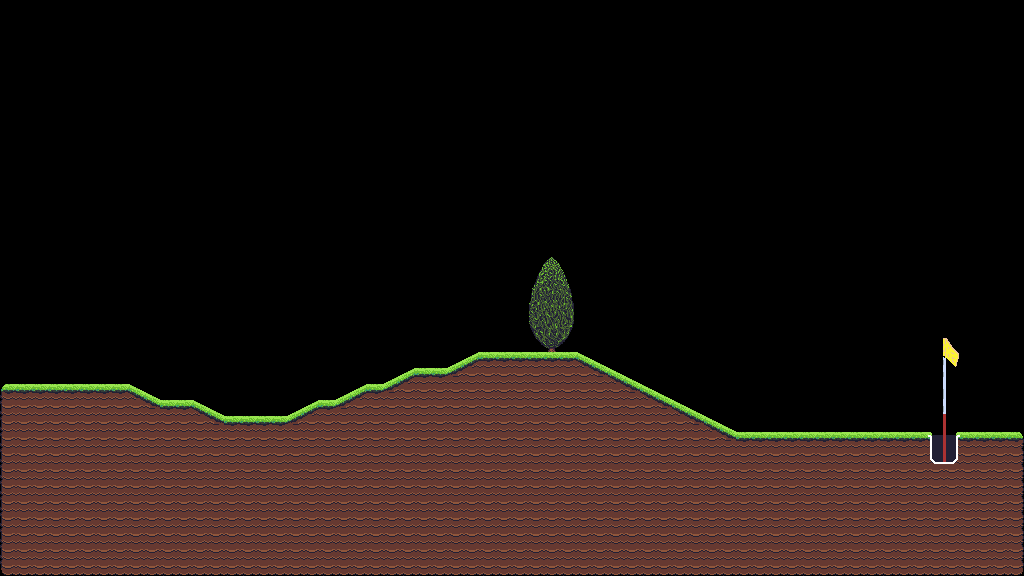

A 2D game scene composited from a Tiled map and its tileset images. What follows is a short description and the map's XML, with each tile layer's data collapsed to a summary:
An orthogonal 64x36 tile map with 16x16 px tiles, 1 tile layer (Level), 2 tilesets and 196 objects (118x collide, 2x finish, juniper).

<map version="1.10" tiledversion="1.11.1" orientation="orthogonal" renderorder="right-down" width="64" height="36" tilewidth="16" tileheight="16" infinite="0" nextlayerid="8" nextobjectid="7644">
 <tileset firstgid="1" name="prototype" tilewidth="16" tileheight="16" tilecount="128" columns="16">
  <image source="images/prototype.png" width="256" height="128" />
  <tile id="0" type="ground" />
  <tile id="1" type="ground" />
  <tile id="2" type="ground" />
  <tile id="3" type="ground" />
  <tile id="4" type="ground" />
 </tileset>
 <tileset firstgid="129" name="all2" tilewidth="16" tileheight="16" tilecount="210" columns="14">
  <image source="images/all2.png" width="224" height="244" />
 </tileset>
 <layer id="1" name="Level" width="64" height="36">
  <data>[2304 cells, 750 non-empty, 52 distinct tile ids]</data>
 </layer>
 <objectgroup id="7" name="Bushes_Leaf_Object">
  <object id="7497" name="juniper" x="528" y="256" width="51" height="94.5" />
 </objectgroup>
 <objectgroup id="6" name="Bushes_Object">
  <object id="7493" x="533.818" y="286.546">
   <polygon points="0,0 18,-28.7273 34,-0.181818" />
  </object>
  <object id="7494" x="533.909" y="287.647">
   <polygon points="0,0 34,-0.919192 38.9091,31.6202 -3.81818,32.1717" />
  </object>
  <object id="7495" x="529.909" y="320.553">
   <polygon points="0,0 42.8182,-0.643514 37.5455,15.5363 5.54545,15.7201" />
  </object>
  <object id="7496" x="536" y="336.916">
   <polygon points="0,0 31.0909,-0.280098 21,9.71007 11.1818,10.0835" />
  </object>
  <object id="7493" x="533.818" y="286.546">
   <polygon points="0,0 18,-28.7273 34,-0.181818" />
  </object>
  <object id="7494" x="533.909" y="287.647">
   <polygon points="0,0 34,-0.919192 38.9091,31.6202 -3.81818,32.1717" />
  </object>
  <object id="7495" x="529.909" y="320.553">
   <polygon points="0,0 42.8182,-0.643514 37.5455,15.5363 5.54545,15.7201" />
  </object>
  <object id="7496" x="536" y="336.916">
   <polygon points="0,0 31.0909,-0.280098 21,9.71007 11.1818,10.0835" />
  </object>
 </objectgroup>
 <objectgroup id="2" name="Ground_Object">
  <object id="7441" type="collide" x="1008" y="432" width="16" height="16" />
  <object id="7442" type="collide" x="0" y="384" width="16" height="16" />
  <object id="7443" type="collide" x="480" y="352" width="16" height="16" />
  <object id="7444" type="collide" x="496" y="352" width="16" height="16" />
  <object id="7445" type="collide" x="512" y="352" width="16" height="16" />
  <object id="7446" type="collide" x="416" y="368" width="16" height="16" />
  <object id="7447" type="collide" x="432" y="368" width="16" height="16" />
  <object id="7448" type="collide" x="16" y="384" width="16" height="16" />
  <object id="7449" type="collide" x="32" y="384" width="16" height="16" />
  <object id="7450" type="collide" x="48" y="384" width="16" height="16" />
  <object id="7451" type="collide" x="64" y="384" width="16" height="16" />
  <object id="7452" type="collide" x="80" y="384" width="16" height="16" />
  <object id="7453" type="collide" x="96" y="384" width="16" height="16" />
  <object id="7454" type="collide" x="112" y="384" width="16" height="16" />
  <object id="7455" type="collide" x="368" y="384" width="16" height="16" />
  <object id="7456" type="collide" x="160" y="400" width="16" height="16" />
  <object id="7457" type="collide" x="176" y="400" width="16" height="16" />
  <object id="7458" type="collide" x="320" y="400" width="16" height="16" />
  <object id="7459" type="collide" x="224" y="416" width="16" height="16" />
  <object id="7460" type="collide" x="240" y="416" width="16" height="16" />
  <object id="7461" type="collide" x="256" y="416" width="16" height="16" />
  <object id="7462" type="collide" x="272" y="416" width="16" height="16" />
  <object id="7463" type="collide" x="736" y="432" width="16" height="16" />
  <object id="7464" type="collide" x="752" y="432" width="16" height="16" />
  <object id="7465" type="collide" x="768" y="432" width="16" height="16" />
  <object id="7466" type="collide" x="784" y="432" width="16" height="16" />
  <object id="7467" type="collide" x="800" y="432" width="16" height="16" />
  <object id="7468" type="collide" x="816" y="432" width="16" height="16" />
  <object id="7469" type="collide" x="832" y="432" width="16" height="16" />
  <object id="7470" type="collide" x="848" y="432" width="16" height="16" />
  <object id="7471" type="collide" x="864" y="432" width="16" height="16" />
  <object id="7472" type="collide" x="880" y="432" width="16" height="16" />
  <object id="7473" type="collide" x="896" y="432" width="16" height="16" />
  <object id="7474" type="collide" x="912" y="432" width="16" height="16" />
  <object id="7475" type="collide" x="960" y="432" width="16" height="16" />
  <object id="7476" type="collide" x="976" y="432" width="16" height="16" />
  <object id="7477" type="collide" x="992" y="432" width="16" height="16" />
  <object id="7478" type="collide" x="0" y="560" width="16" height="16" />
  <object id="7479" type="collide" x="0" y="400" width="16" height="16" />
  <object id="7480" type="collide" x="0" y="416" width="16" height="16" />
  <object id="7481" type="collide" x="0" y="432" width="16" height="16" />
  </objectgroup>
 <objectgroup id="3" name="Hole_Object">
  <!-- 8 objects omitted --></objectgroup>
 <objectgroup id="5" name="Spawn_Object">
  <!-- 1 objects omitted --></objectgroup>
</map>
<!-- 146 of 196 objects omitted -->
